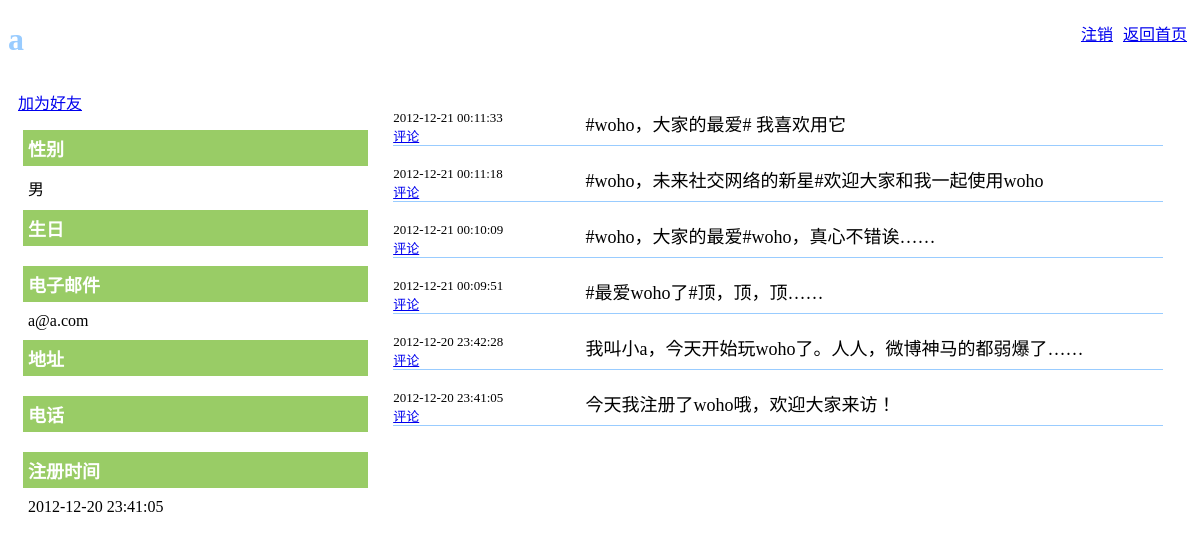
The app's page /space.php?mail=a@a.com with its own data.
### tables this page shows
CREATE TABLE `user_info` (
  `mail` char(50) NOT NULL DEFAULT '',
  `name` char(20) NOT NULL,
  `password` char(32) NOT NULL,
  `regist_time` datetime DEFAULT NULL,
  `birthday` date DEFAULT NULL,
  `phone` char(11) DEFAULT NULL,
  `address` varchar(150) DEFAULT NULL,
  `sex` tinyint(1) DEFAULT NULL,
  PRIMARY KEY (`mail`)
);

CREATE TABLE `tweet` (
  `id` int(11) NOT NULL AUTO_INCREMENT,
  `time` datetime DEFAULT NULL,
  `author` char(50) DEFAULT NULL,
  `content` text,
  PRIMARY KEY (`id`),
  KEY `author_mail` (`author`),
  KEY `fk14` (`author`),
  CONSTRAINT `fk14` FOREIGN KEY (`author`) REFERENCES `user_info` (`mail`) ON DELETE CASCADE ON UPDATE CASCADE
);

### space.php (the view, shortened to what this page needs)
<?php
if(isset($_GET['action']) && $_GET['action'] == "addFriend") {
	$user = $_SESSION['user'];
	$friend = $_POST['mail'];
	if($user == $friend) {
		echo 'fail';
		die(0);
	}
	include('conn.php');
	$result = mysql_query("SELECT * FROM relation WHERE user='$user'
			AND friend='$friend'", $conn);
	if($row = mysql_fetch_array($result)) {
		echo 'fail';
		die(0);
	}
	$result = mysql_query("INSERT INTO relation(user, friend) VALUES
							('$user','$friend')", $conn);
	if($result)
		echo 'success';
	else
		echo 'fail';
	die(0);
} else if(!isset($_GET['mail']) || $_GET['mail'] == "") {
	header("Location:home.php");
} else {
	include('conn.php');
	$user = $_GET['mail'];
	$result = mysql_query("SELECT * FROM user_info WHERE mail='$user'", $conn);
	$row = mysql_fetch_array($result);
}
?>
<!DOCTYPE html PUBLIC "-//W3C//DTD HTML 4.01 Transitional//EN" "http://www.w3.org/TR/html4/loose.dtd">
<html>
<head>
<link type="text/css" rel="stylesheet" href="css/space.css" />
<link type="text/css" rel="stylesheet" href="css/tweet.css" />
<link type="text/css" rel="stylesheet" href="css/comment.css" />
</head>
<body>
	<a class="topHref" href="home.php">返回首页</a>
	<a class="topHref" href="logout.php">注销</a>
	<h1><?php echo $row['name'];?></h1>
	<div id="profile">
    	<a href="javascript:void(0);" onclick="addFriend(<?php echo $row['mail'];?>);" >加为好友</a>
		<dl>
			<dt>性别</dt>
			<dd><?php echo ($row['sex'] == 1 ? '女' : '男');?></dd>
			<dt>生日</dt>
			<dd><?php echo ($row['birthday']);?></dd>
			<dt>电子邮件</dt>
			<dd><?php echo ($row['mail']);?></dd>
			<dt>地址</dt>
			<dd><?php echo ($row['address']);?></dd>
			<dt>电话</dt>
			<dd><?php echo ($row['phone']);?></dd>
			<dt>注册时间</dt>
			<dd><?php echo ($row['regist_time']);?></dd>
		</dl>
	</div>
	<div id="tweets">
		<?php
		$result = mysql_query("SELECT * FROM tweet WHERE author='$user'
				ORDER BY time DESC", $conn);
		while($row = mysql_fetch_array($result)) {
			echo '<div class="tweet" id='.$row['id'].'>';
			echo '<div class="tweetLeft">';
			echo '<div class="tweetTime">'.$row['time'].'</div>';
			echo '<a class="tweetHref" href="javascript:void(0);" onclick="comment(this);">评论</a>';
			echo '</div>';
			echo '<div class="tweetContent">'.$row['content'].'</div>';
			echo '</div>';
		}
		?>
	</div>
</body>
</html>

### css/space.css (style rules this page uses)
.topHref { float: right; padding-right: 5px; padding-left: 5px; }
dt { background-color: #9C6; font-size: large; font-weight: bolder; color: #FFF; margin: 5px; padding: 5px; }
dd { margin: 5px; padding: 5px; }
h1 { font-size: xx-large; font-weight: bolder; color: #9CF; }
#profile { float: left; width: 30%; margin: 5px; padding: 5px; }
#tweets { float: left; width: 65%; margin: 5px; padding: 5px; }

### css/tweet.css (style rules this page uses)
.tweet { border-bottom-width: thin; border-bottom-style: solid; border-bottom-color: #9CF; height: auto; float: left; width: 100%; margin-top: 20px; }
.tweet div.tweetLeft { float:left; width:25%; }
.tweet div.tweetLeft .tweetTime { font-size: small; }
.tweet div.tweetLeft .tweetHref { font-size: small; }
.tweet div.tweetContent { float:left; width:75%; font-size: large; }

### records on screen
user_info: name "a", mail "a@a.com", regist_time "2012-12-20 23:41:05"
tweet: time "2012-12-21 00:11:33", content "#woho，大家的最爱# 我喜欢用它"
tweet: time "2012-12-21 00:11:18", content "#woho，未来社交网络的新星#欢迎大家和我一起使用woho"
tweet: time "2012-12-21 00:10:09", content "#woho，大家的最爱#woho，真心不错诶……"
tweet: time "2012-12-21 00:09:51", content "#最爱woho了#顶，顶，顶……"
tweet: time "2012-12-20 23:42:28", content "我叫小a，今天开始玩woho了。人人，微博神马的都弱爆了……"
tweet: time "2012-12-20 23:41:05", content "今天我注册了woho哦，欢迎大家来访！"
